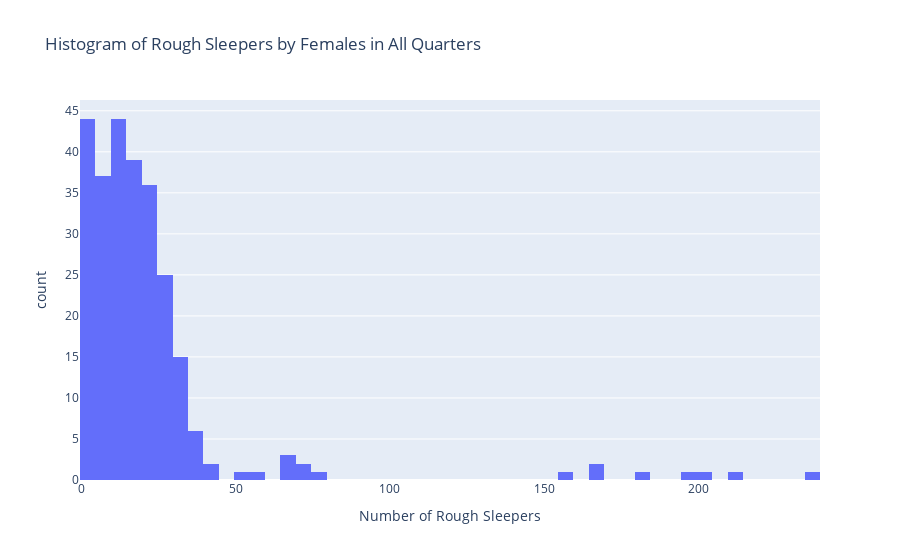

Write notebook code for a chart like this one.
### Code cell
# Histogram of rough sleepers by Females in all quarters

#Label the Quarters


import plotly.express as px
fig = px.histogram(gen_rs_new.melt(id_vars=['Area'], var_name='var', value_name='Count').query("var.str.contains('Female')"),
            x='Count',
            nbins=50,
            title='Histogram of Rough Sleepers by Females in All Quarters',   
            labels={'Count':'Number of Rough Sleepers'})
fig.show()

### Figure 1 — Plotly figure (JSON) as saved in the notebook; plotly's stock layout.template omitted (floating-point values rounded to 4 significant figures; data arrays with more than 128 entries replaced by an {"elided": "..."} marker saying what was removed)
{"data": [{"alignmentgroup": "True", "bingroup": "x", "hovertemplate": "Number of Rough Sleepers=%{x}<br>count=%{y}<extra></extra>", "legendgroup": "", "marker": {"color": "#636efa", "pattern": {"shape": ""}}, "name": "", "nbinsx": 50, "offsetgroup": "", "orientation": "v", "showlegend": false, "type": "histogram", "x": {"elided": "264 int values"}, "xaxis": "x", "yaxis": "y"}], "layout": {"barmode": "relative", "legend": {"tracegroupgap": 0}, "title": {"text": "Histogram of Rough Sleepers by Females in All Quarters"}, "xaxis": {"anchor": "y", "domain": [0, 1], "title": {"text": "Number of Rough Sleepers"}}, "yaxis": {"anchor": "x", "domain": [0, 1], "title": {"text": "count"}}}}
